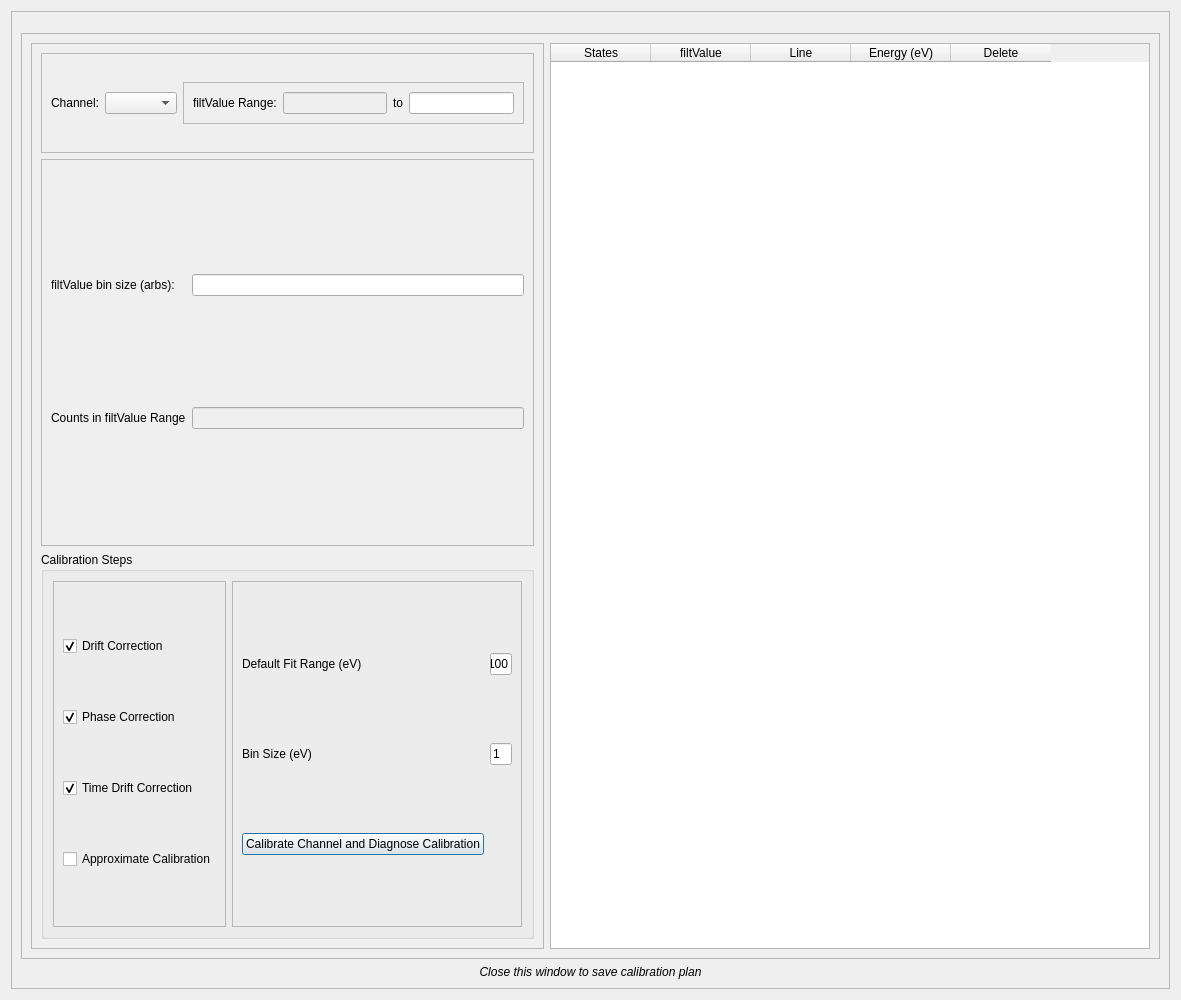
<?xml version="1.0" encoding="UTF-8"?>
<ui version="4.0">
 <class>Dialog</class>
 <widget class="QDialog" name="Dialog">
  <property name="geometry">
   <rect>
    <x>0</x>
    <y>0</y>
    <width>1010</width>
    <height>1000</height>
   </rect>
  </property>
  <property name="minimumSize">
   <size>
    <width>0</width>
    <height>1000</height>
   </size>
  </property>
  <property name="windowTitle">
   <string>Dialog</string>
  </property>
  <layout class="QHBoxLayout" name="horizontalLayout_3">
   <item>
    <widget class="QFrame" name="frame">
     <property name="minimumSize">
      <size>
       <width>0</width>
       <height>500</height>
      </size>
     </property>
     <property name="frameShape">
      <enum>QFrame::StyledPanel</enum>
     </property>
     <property name="frameShadow">
      <enum>QFrame::Raised</enum>
     </property>
     <layout class="QVBoxLayout" name="verticalLayout_2">
      <item>
       <widget class="HistViewer" name="histHistViewer" native="true">
        <property name="minimumSize">
         <size>
          <width>0</width>
          <height>0</height>
         </size>
        </property>
       </widget>
      </item>
      <item>
       <widget class="StatesGrid" name="histStatesGrid" native="true">
        <property name="minimumSize">
         <size>
          <width>0</width>
          <height>0</height>
         </size>
        </property>
        <property name="maximumSize">
         <size>
          <width>16777215</width>
          <height>999999</height>
         </size>
        </property>
        <property name="baseSize">
         <size>
          <width>0</width>
          <height>300</height>
         </size>
        </property>
       </widget>
      </item>
      <item>
       <widget class="QFrame" name="frame_3">
        <property name="minimumSize">
         <size>
          <width>0</width>
          <height>320</height>
         </size>
        </property>
        <property name="frameShape">
         <enum>QFrame::StyledPanel</enum>
        </property>
        <property name="frameShadow">
         <enum>QFrame::Raised</enum>
        </property>
        <layout class="QHBoxLayout" name="horizontalLayout_4">
         <item>
          <widget class="QFrame" name="frame_4">
           <property name="frameShape">
            <enum>QFrame::StyledPanel</enum>
           </property>
           <property name="frameShadow">
            <enum>QFrame::Raised</enum>
           </property>
           <layout class="QVBoxLayout" name="verticalLayout_3">
            <item>
             <widget class="QFrame" name="frame_2">
              <property name="maximumSize">
               <size>
                <width>16777215</width>
                <height>100</height>
               </size>
              </property>
              <property name="frameShape">
               <enum>QFrame::StyledPanel</enum>
              </property>
              <property name="frameShadow">
               <enum>QFrame::Raised</enum>
              </property>
              <layout class="QGridLayout" name="gridLayout_3">
               <item row="0" column="0">
                <widget class="QLabel" name="label">
                 <property name="minimumSize">
                  <size>
                   <width>0</width>
                   <height>0</height>
                  </size>
                 </property>
                 <property name="text">
                  <string>Channel:</string>
                 </property>
                </widget>
               </item>
               <item row="0" column="1">
                <widget class="QComboBox" name="channelBox">
                 <property name="currentText">
                  <string/>
                 </property>
                </widget>
               </item>
               <item row="0" column="2">
                <widget class="QFrame" name="frame_6">
                 <property name="maximumSize">
                  <size>
                   <width>16777215</width>
                   <height>50</height>
                  </size>
                 </property>
                 <property name="frameShape">
                  <enum>QFrame::StyledPanel</enum>
                 </property>
                 <property name="frameShadow">
                  <enum>QFrame::Raised</enum>
                 </property>
                 <layout class="QHBoxLayout" name="horizontalLayout">
                  <item>
                   <widget class="QLabel" name="label_4">
                    <property name="text">
                     <string>filtValue Range:</string>
                    </property>
                   </widget>
                  </item>
                  <item>
                   <widget class="QLineEdit" name="eRangeLow">
                    <property name="enabled">
                     <bool>false</bool>
                    </property>
                    <property name="inputMethodHints">
                     <set>Qt::ImhDigitsOnly</set>
                    </property>
                   </widget>
                  </item>
                  <item>
                   <widget class="QLabel" name="label_3">
                    <property name="text">
                     <string>to</string>
                    </property>
                   </widget>
                  </item>
                  <item>
                   <widget class="QLineEdit" name="eRangeHi">
                    <property name="inputMethodHints">
                     <set>Qt::ImhDigitsOnly</set>
                    </property>
                   </widget>
                  </item>
                 </layout>
                </widget>
               </item>
              </layout>
             </widget>
            </item>
            <item>
             <widget class="QFrame" name="frame_5">
              <property name="frameShape">
               <enum>QFrame::StyledPanel</enum>
              </property>
              <property name="frameShadow">
               <enum>QFrame::Raised</enum>
              </property>
              <layout class="QGridLayout" name="gridLayout_2">
               <item row="0" column="0">
                <widget class="QLabel" name="label_6">
                 <property name="text">
                  <string>filtValue bin size (arbs):</string>
                 </property>
                </widget>
               </item>
               <item row="3" column="0">
                <widget class="QLabel" name="label_2">
                 <property name="text">
                  <string>Counts in filtValue Range</string>
                 </property>
                </widget>
               </item>
               <item row="3" column="1">
                <widget class="QLineEdit" name="photonCountBox">
                 <property name="enabled">
                  <bool>false</bool>
                 </property>
                </widget>
               </item>
               <item row="0" column="1">
                <widget class="QLineEdit" name="binSizeBox">
                 <property name="inputMethodHints">
                  <set>Qt::ImhDigitsOnly|Qt::ImhPreferNumbers</set>
                 </property>
                </widget>
               </item>
              </layout>
             </widget>
            </item>
            <item>
             <widget class="QGroupBox" name="groupBox_9">
              <property name="sizePolicy">
               <sizepolicy hsizetype="Preferred" vsizetype="Minimum">
                <horstretch>0</horstretch>
                <verstretch>0</verstretch>
               </sizepolicy>
              </property>
              <property name="title">
               <string>Calibration Steps</string>
              </property>
              <layout class="QHBoxLayout" name="horizontalLayout_5">
               <item>
                <widget class="QFrame" name="frame_8">
                 <property name="minimumSize">
                  <size>
                   <width>0</width>
                   <height>100</height>
                  </size>
                 </property>
                 <property name="frameShape">
                  <enum>QFrame::StyledPanel</enum>
                 </property>
                 <property name="frameShadow">
                  <enum>QFrame::Raised</enum>
                 </property>
                 <layout class="QVBoxLayout" name="verticalLayout">
                  <item>
                   <widget class="QCheckBox" name="DCcheckbox">
                    <property name="text">
                     <string>Drift Correction</string>
                    </property>
                    <property name="checked">
                     <bool>true</bool>
                    </property>
                   </widget>
                  </item>
                  <item>
                   <widget class="QCheckBox" name="PCcheckbox">
                    <property name="text">
                     <string>Phase Correction</string>
                    </property>
                    <property name="checked">
                     <bool>true</bool>
                    </property>
                   </widget>
                  </item>
                  <item>
                   <widget class="QCheckBox" name="TDCcheckbox">
                    <property name="text">
                     <string>Time Drift Correction</string>
                    </property>
                    <property name="checked">
                     <bool>true</bool>
                    </property>
                   </widget>
                  </item>
                  <item>
                   <widget class="QCheckBox" name="Acheckbox">
                    <property name="text">
                     <string>Approximate Calibration</string>
                    </property>
                   </widget>
                  </item>
                 </layout>
                </widget>
               </item>
               <item>
                <widget class="QFrame" name="frame_9">
                 <property name="frameShape">
                  <enum>QFrame::StyledPanel</enum>
                 </property>
                 <property name="frameShadow">
                  <enum>QFrame::Raised</enum>
                 </property>
                 <layout class="QGridLayout" name="gridLayout">
                  <item row="0" column="0">
                   <widget class="QLabel" name="label_8">
                    <property name="text">
                     <string>Default Fit Range (eV)</string>
                    </property>
                   </widget>
                  </item>
                  <item row="1" column="0">
                   <widget class="QLabel" name="label_9">
                    <property name="text">
                     <string>Bin Size (eV)</string>
                    </property>
                   </widget>
                  </item>
                  <item row="0" column="2">
                   <widget class="QLineEdit" name="dlo_dhiBox">
                    <property name="inputMethodHints">
                     <set>Qt::ImhPreferNumbers</set>
                    </property>
                    <property name="text">
                     <string>100</string>
                    </property>
                   </widget>
                  </item>
                  <item row="1" column="2">
                   <widget class="QLineEdit" name="calBinBox">
                    <property name="inputMethodHints">
                     <set>Qt::ImhPreferNumbers</set>
                    </property>
                    <property name="text">
                     <string>1</string>
                    </property>
                   </widget>
                  </item>
                  <item row="2" column="0" colspan="2">
                   <widget class="QPushButton" name="diagCalButton">
                    <property name="text">
                     <string>Calibrate Channel and Diagnose Calibration</string>
                    </property>
                   </widget>
                  </item>
                 </layout>
                </widget>
               </item>
              </layout>
             </widget>
            </item>
           </layout>
          </widget>
         </item>
         <item>
          <widget class="QTableWidget" name="table">
           <property name="minimumSize">
            <size>
             <width>600</width>
             <height>100</height>
            </size>
           </property>
           <property name="maximumSize">
            <size>
             <width>16777215</width>
             <height>999999</height>
            </size>
           </property>
           <column>
            <property name="text">
             <string>States</string>
            </property>
           </column>
           <column>
            <property name="text">
             <string>filtValue</string>
            </property>
           </column>
           <column>
            <property name="text">
             <string>Line</string>
            </property>
           </column>
           <column>
            <property name="text">
             <string>Energy (eV)</string>
            </property>
           </column>
           <column>
            <property name="text">
             <string>Delete</string>
            </property>
           </column>
          </widget>
         </item>
        </layout>
       </widget>
      </item>
      <item>
       <widget class="QLabel" name="label_7">
        <property name="font">
         <font>
          <italic>true</italic>
         </font>
        </property>
        <property name="text">
         <string>Close this window to save calibration plan</string>
        </property>
        <property name="alignment">
         <set>Qt::AlignCenter</set>
        </property>
       </widget>
      </item>
     </layout>
    </widget>
   </item>
  </layout>
 </widget>
 <customwidgets>
  <customwidget>
   <class>StatesGrid</class>
   <extends>QWidget</extends>
   <header location="global">massGui.massless</header>
   <container>1</container>
  </customwidget>
  <customwidget>
   <class>HistViewer</class>
   <extends>QWidget</extends>
   <header location="global">massGui.massless</header>
   <container>1</container>
  </customwidget>
 </customwidgets>
 <resources/>
 <connections/>
</ui>
